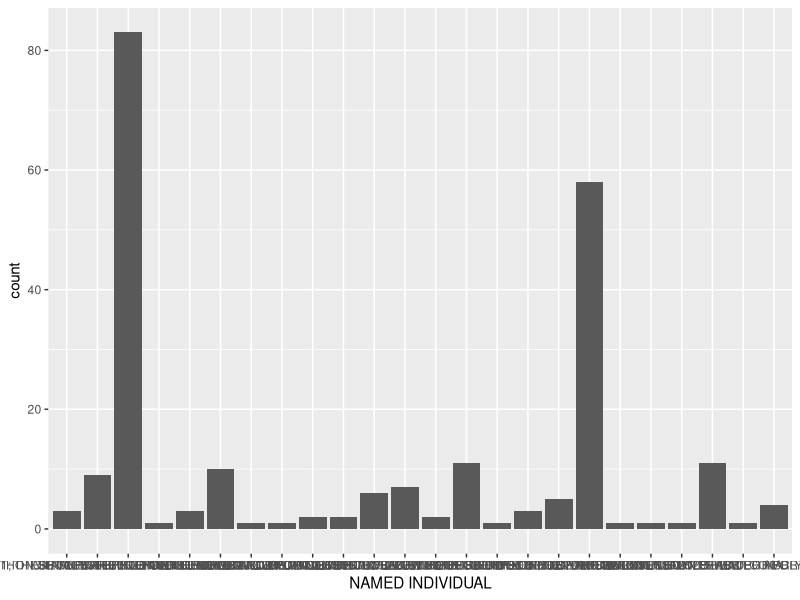
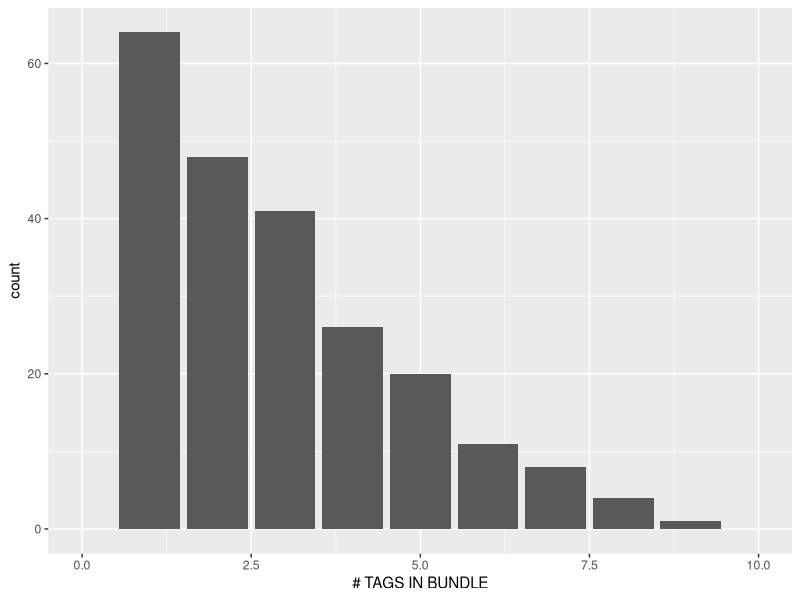

Source code (R) for these figures, in order:
## ---- chunk 1
library(tidyverse)
library(broom)

## ---- chunk 2
lobsters <- read_csv(file = "../data/lobsters.csv")
glimpse(lobsters)
## ---- chunk 3
ggplot(data = lobsters, mapping = aes(x = `NAMED INDIVIDUAL`)) +
  geom_bar() 


## ---- chunk 4
ggplot(data = lobsters, mapping = aes(x = `# TAGS IN BUNDLE`)) +
  geom_bar() +
  xlim(0, 10)
  scale_colour_viridis_d()
